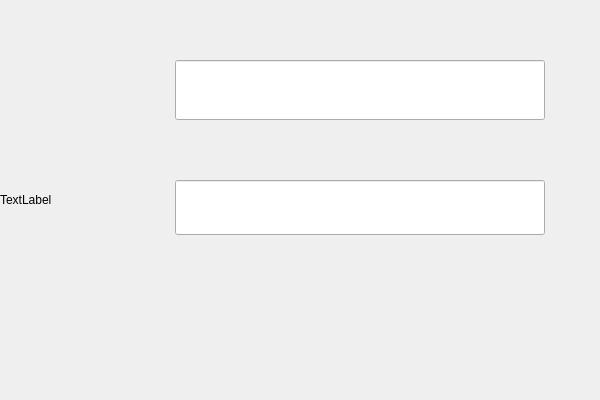
<?xml version="1.0" encoding="UTF-8"?>
<ui version="4.0">
 <class>IPSetWidgetClass</class>
 <widget class="QWidget" name="IPSetWidgetClass">
  <property name="geometry">
   <rect>
    <x>0</x>
    <y>0</y>
    <width>600</width>
    <height>400</height>
   </rect>
  </property>
  <property name="minimumSize">
   <size>
    <width>600</width>
    <height>400</height>
   </size>
  </property>
  <property name="maximumSize">
   <size>
    <width>600</width>
    <height>400</height>
   </size>
  </property>
  <property name="windowTitle">
   <string>IPSetWidget</string>
  </property>
  <widget class="QLabel" name="_IP_BackGround_">
   <property name="geometry">
    <rect>
     <x>0</x>
     <y>0</y>
     <width>600</width>
     <height>400</height>
    </rect>
   </property>
   <property name="minimumSize">
    <size>
     <width>600</width>
     <height>400</height>
    </size>
   </property>
   <property name="maximumSize">
    <size>
     <width>600</width>
     <height>400</height>
    </size>
   </property>
   <property name="text">
    <string>TextLabel</string>
   </property>
  </widget>
  <widget class="QPushButton" name="_IP_CONFIRM_">
   <property name="geometry">
    <rect>
     <x>60</x>
     <y>305</y>
     <width>170</width>
     <height>70</height>
    </rect>
   </property>
   <property name="text">
    <string/>
   </property>
   <property name="flat">
    <bool>true</bool>
   </property>
  </widget>
  <widget class="QPushButton" name="_IP_ABORT_">
   <property name="geometry">
    <rect>
     <x>370</x>
     <y>305</y>
     <width>170</width>
     <height>70</height>
    </rect>
   </property>
   <property name="text">
    <string/>
   </property>
   <property name="flat">
    <bool>true</bool>
   </property>
  </widget>
  <widget class="QLineEdit" name="_IP_SET_IP_">
   <property name="geometry">
    <rect>
     <x>175</x>
     <y>60</y>
     <width>370</width>
     <height>60</height>
    </rect>
   </property>
  </widget>
  <widget class="QLineEdit" name="_IP_SET_PORT_">
   <property name="geometry">
    <rect>
     <x>175</x>
     <y>180</y>
     <width>370</width>
     <height>55</height>
    </rect>
   </property>
  </widget>
 </widget>
 <layoutdefault spacing="6" margin="11"/>
 <resources/>
 <connections/>
</ui>
